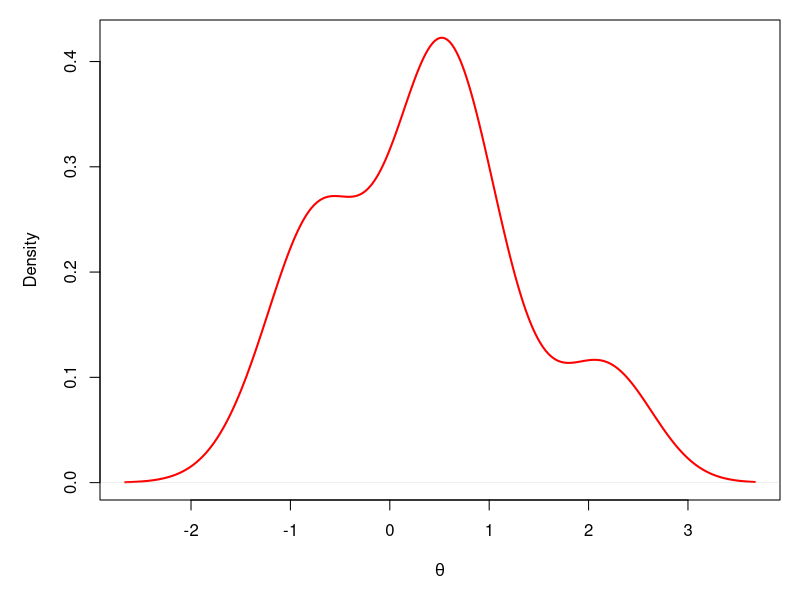
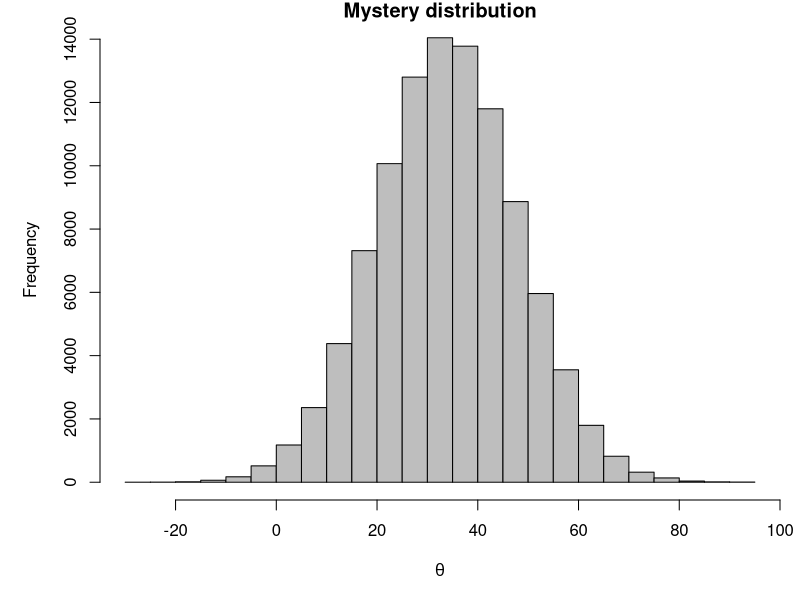
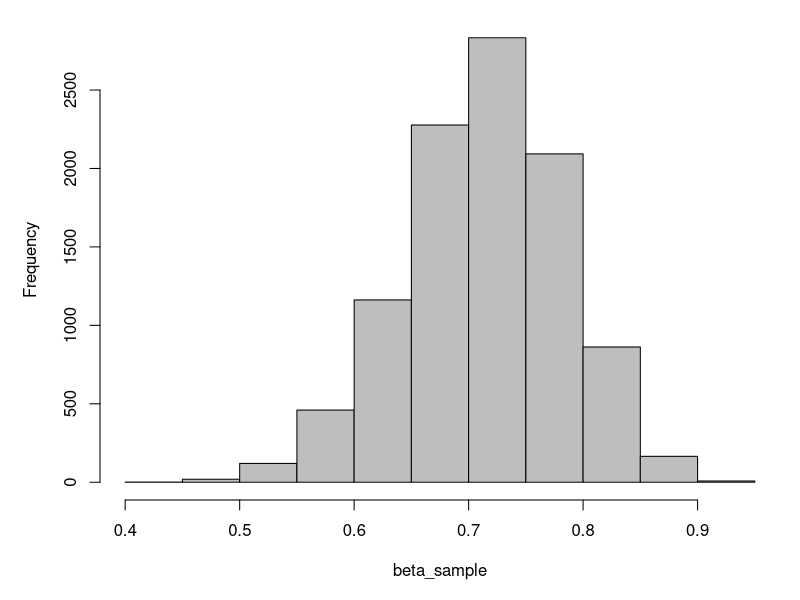

The R script that drew these images, in order:
## ---- chunk 1

## ---- chunk 2
ndata <- rnorm(n = 30, mean = 0, sd = 1)
## ---- chunk 3
par(mar = c(5, 5, 1, 1))
plot(density(ndata),
  main = "",
  xlab = expression(theta),
  col = "red",
  lwd = "2"
)
## ---- chunk 4
hist(rnorm(1e5, mean = 34, sd = 14),
  main = "Mystery distribution",
  xlab = expression(theta),
  col = "gray"
)
## ---- chunk 5
# I'll simulate the data for you
# in another file and you can read
# in the data from a text file like
# this (just make sure it is in
# the correct directory):
dbp <- read.csv("data/dbp.txt")
## ---- chunk 6
# Get a random sample from the beta
beta_sample <- rbeta(n = 1e4, shape1 = 30, shape2 = 12)

# Plot a quick histogram in base graphics
hist(beta_sample, main = "", col = "gray")
## ---- chunk 7
rbinom(n = 10, size = 10, prob = 0.5)
## ---- chunk 8
rpois(n <- 10, lambda = 10)
## ---- chunk 9
counts <- read.csv("data/counts.txt")
## ---- chunk 10
counts2 <- read.csv("data/counts2.txt")
